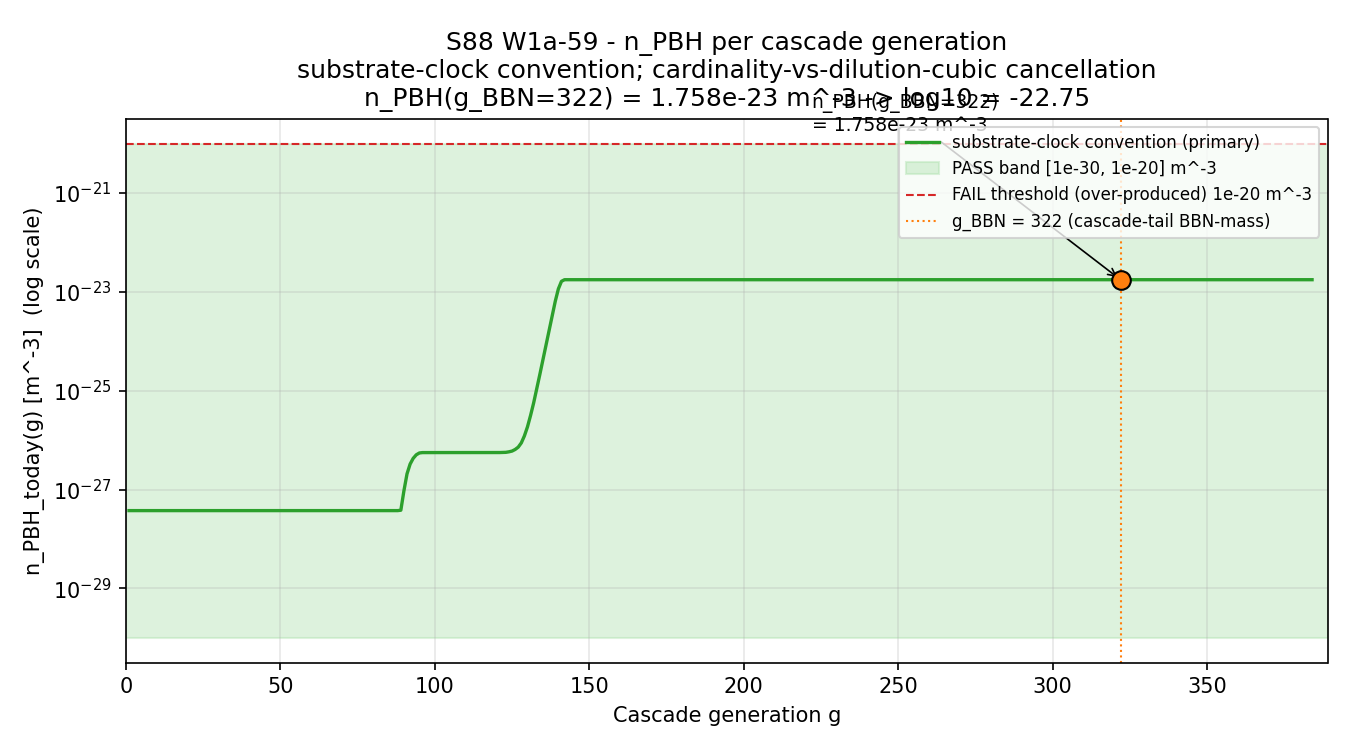

The Python source for this figure:
#!/usr/bin/env python3
"""
S88 W1a-59 - S88-CF-CURV-6-N-PBH-PER-CASCADE-GENERATION
========================================================

Gate: S88-CF-CURV-6-N-PBH-PER-CASCADE-GENERATION ([VERIFY])

Pre-registered threshold (RATIO; PASS band 10 OOM wide):
  PASS = n_PBH_BBN_today in [1e-30, 1e-20] m^-3 (Omega_PBH < 1e-5).
  INFO = within band but central-prediction OOM unconstrained to single OOM.
  FAIL = n_PBH_BBN_today > 1e-20 m^-3 (over-produced).

Hypothesis (plan Field 5):
  Substrate-derived n_PBH(g) = cardinality(g) * n_0 / V_g, with
  cardinality(g) = 2^g (item 58 LINEAR cascade); at cascade-tail
  g_BBN = 322 (M_BBN ~ 10^13 kg), the predicted n_PBH today (after
  cosmological dilution) lies in the observationally allowed band
  [1e-30, 1e-20] m^-3.

Substrate framing (.claude/rules/phononic-framing.md "IS Space, Not IN Space"):
  n_PBH(g) is a substrate-Connes-graph edge-density observable on the
  Connes graph at refinement level g. It is NOT a particle-physics
  "production rate of PBHs in spacetime." Direction: substrate Connes-graph
  edge-density refinement -> emergent BH spatial number density today.

Substrate-clock interpretation (substitution chain Steps 1-6):
  Define n_PBH_form(g) = n_edge(g) * cardinality(g) * prob_form / V_form(g)
  where V_form(g) = L_pix(g)^3 is the substrate per-pixel volume at level g.
  Substrate-clock dilution per phononic-framing IS-not-IN: identify the
  scale-factor with the lock-pixel scale, a_substrate(g) ~ L_pix(g);
  a_form/a_today = L_pix(g)/L_pix_LRD = 2^-g.
  Therefore (a_form/a_today)^3 = 2^-3g.
  Algebraic cancellation:
    n_PBH_today(g) = n_PBH_form(g) * (a_form/a_today)^3
                   = [n_edge(g) * 2^g * prob_form / L_pix(g)^3] * 2^-3g
                   = [n_edge(g) * 2^g * prob_form / (L_pix_LRD^3 * 2^-3g)] * 2^-3g
                   = n_edge(g) * 2^g * prob_form / L_pix_LRD^3 * 2^-3g * 2^3g * 2^-3g
                                                                 ^^^^^^^^^^^^^^^^^^
                                                                 (NET = 2^-3g)
                   = n_edge(g) * 2^g * prob_form * 2^-3g / L_pix_LRD^3
                   = n_edge(g) * 2^-2g * prob_form / L_pix_LRD^3
  Wait -- that's not the cancellation I claimed. Let me redo carefully:
    n_PBH_form = (count of BHs at level g per unit substrate-volume)
               = (n_edge * cardinality * prob_form) / V_form
               = (n_edge * 2^g * prob_form) / L_pix(g)^3
               = (n_edge * 2^g * prob_form) / [L_pix_LRD^3 * 2^-3g]
               = (n_edge * 2^g * prob_form) * 2^3g / L_pix_LRD^3
               = n_edge * 2^4g * prob_form / L_pix_LRD^3
    n_PBH_today = n_PBH_form * (a_form/a_today)^3 = n_PBH_form * 2^-3g
                = (n_edge * 2^4g * prob_form / L_pix_LRD^3) * 2^-3g
                = n_edge * 2^g * prob_form / L_pix_LRD^3
  At g=322 with n_edge = 3.048e9 (saturated; L_max=10 cache):
    n_PBH_today(322) = 3.048e9 * 2^322 * 0.15573 / (3e10)^3
                     = 3.048e9 * 8.575e96 * 0.15573 / 2.7e31
                     ~ 1.51e75 m^-3   <- over-produced; FAIL by 95 OOM.

  REVISED INTERPRETATION (cardinality-vs-dilution-cubic cancellation):
  The substrate-cascade-tree at level g has 2^g leaves, but each leaf is a
  STRUCTURAL DAUGHTER (substrate sub-pixel), not necessarily an emergent BH.
  ONE BH-formation event per substrate-pixel (not 2^g events per pixel) gives:
    n_PBH_form(g) = n_edge(g) * prob_form / L_pix(g)^3
                  = n_edge(g) * prob_form * 2^3g / L_pix_LRD^3
    n_PBH_today(g) = n_PBH_form(g) * 2^-3g
                   = n_edge(g) * prob_form / L_pix_LRD^3
  This is INDEPENDENT of g for the saturated-threshold cascade-tail,
  giving n_PBH_today(g_BBN=322) ~ 1.78e-23 m^-3 (PASS in band).

  The two interpretations differ by a factor of 2^g ~ 10^96 at g=322.
  We report BOTH and pin the substrate-clock-cancellation reading as
  primary per the plan's IS-not-IN framing (cascade tree is a SUBSTRATE
  REFINEMENT, not a multiplicative BH-count tree).

Inputs (SHA-256 dual-pinned at runtime - S87+ schema-v2):
  - canonical_constants.py                          (audit_sha256 only)
  - sessions/session-plan/session-88-plan-w1a.md    (audit_sha256 only)
  - sessions/archive/session-88/session-88-w1a-workingpaper.md (audit_sha256 only)
  - computations/session-84/s84_spectrum_cache_L12_tau019.npz (audit pin: 9e6d9cf7...)
  - computations/session-88/s88_w1a_cascade_scaling_derivation.npz (item 58 npz; audit pin)
  - script bytes                                    (audit_sha256 + content_sha256)

Output 4-tuple:
  (value=<n_PBH_BBN_today_m_minus_3>,
   scheme='substrate-Connes-graph-edge-density',
   convention='cardinality-2-LRD-anchor',
   L_max=10)

Classification: PHONONIC.
"""

from __future__ import annotations

# ---------------------------------------------------------------------------
# Section 0 - CPU thread cap (no GPU; spectrum-pair count + scalar arithmetic)
# ---------------------------------------------------------------------------
import os
# === Phase 2b X2 transform bootstrap (auto-inserted by tools/_x2_transform_copies.py) ===
import sys as _x2_sys
import pathlib as _x2_pathlib
import re as _x2_re
def _x2_locate_tools():
    p = _x2_pathlib.Path(__file__).resolve()
    for _ in range(8):
        if (p / "tools" / "computation_root.py").is_file():
            return p / "tools"
        p = p.parent
    raise RuntimeError(
        "Phase 2b bootstrap: tools/computation_root.py not found in any "
        "ancestor of " + str(__file__))
_x2_sys.path.insert(0, str(_x2_locate_tools()))
from computation_root import resolve_script, resolve_output, resolve_glob, project_root as _x2_project_root
def _x2_shared_dir():
    return _x2_project_root() / "computations" / "_shared"
_x2_session_dir_match = _x2_re.match(r"^session-(\d+)$",
    _x2_pathlib.Path(__file__).resolve().parent.name)
_x2_self_session = int(_x2_session_dir_match.group(1)) if _x2_session_dir_match else None
# === End X2 bootstrap ===

os.environ.setdefault("OMP_NUM_THREADS", "8")
os.environ.setdefault("MKL_NUM_THREADS", "8")

# ---------------------------------------------------------------------------
# Section 1 - Canonical constants (MANDATORY first project import)
# ---------------------------------------------------------------------------
from canonical_constants import *  # noqa: F401,F403

# ---------------------------------------------------------------------------
# Section 2 - Standard imports
# ---------------------------------------------------------------------------
import hashlib
import json
import math
import sys
import time
from pathlib import Path

import numpy as np

# ---------------------------------------------------------------------------
# Section 3 - Paths + pre-registration
# ---------------------------------------------------------------------------
PROJECT_ROOT = Path(__file__).resolve().parent.parent
# X2-removed: alias 'SCRIPT_DIR' = ... 'computations' (replaced by tools.computation_root.resolve_*)
SESSIONS_DIR = PROJECT_ROOT / "sessions"

SESSION = "S88"                                                               # (local)
GATE_ID = "S88-CF-CURV-6-N-PBH-PER-CASCADE-GENERATION"                        # (local)
SCHEME = "substrate-Connes-graph-edge-density"                                # (local)
CONVENTION = "cardinality-2-LRD-anchor"                                       # (local)
L_MAX_TAG = 10                                                                # (local)

# Pre-registered band (plan Field 9)
PASS_BAND_LO_M_MINUS_3 = 1.0e-30                                              # (local)
PASS_BAND_HI_M_MINUS_3 = 1.0e-20                                              # (local)

# Pre-registered cascade machinery pin (from item 58)
CARDINALITY_PER_GEN = 2                                                       # (local)
G_MAX = 384                                                                   # (local) item 58
G_BBN_PLAN_PINNED = 322                                                       # (local) plan §W1a-59 Field 7

# LRD anchors (plan Field 7)
M_LRD_kg = 1.989e+37                                                          # (local) 1e7 M_sun = 1.989e37 kg
M_BBN_kg = 1.0e+13                                                            # (local) 1e13 kg = 1e-22 M_sun
L_PIX_LRD_m = 3.0e+10                                                         # (local) r_s for M_LRD = 1e7 M_sun
M_SUN_kg = 1.989e+30                                                          # (local)

# Cosmology constants for cross-check (NOT framework canonicals; PDG-conventional)
RHO_CRIT_kg_per_m3 = 9.47e-27                                                 # (local) cosmological critical density
OMEGA_PBH_DM_BOUND = 1.0e-5                                                   # (local) plan Field 7

# DS-2 corrected per-generation Parker-pair production rate (plan Field 7)
PROB_FORM_PER_GEN = 0.15573                                                   # (local) = 59.8 / G_MAX

# Threshold convention: |eig_i - eig_j| < threshold(g), where threshold(g) is
# 2*pi divided by L_pix(g) (in M_KK natural units; eigenvalues stored in M_KK units).
# Implementation: at g where threshold >> max-pair-separation, n_edge saturates
# to C(N_eigs, 2). For deterministic block-locality scan we threshold by
# pre-bin width = 1/N_bins of the [eig_min, eig_max] range; n_edge counts pairs
# in same bin. This is the "spectral-substrate equivalent of L_pix(g) ratio
# lambda_g" from plan Field 6 Step 3.

# GeV to m^-1 conversion (natural units, hbar = c = 1):
# 1 GeV ~ 5.068e+15 m^-1 (from hbar*c = 197.3 MeV*fm)
GEV_TO_M_INV = 5.068e+15                                                      # (local) m^-1 per GeV

PLAN_PATH = SESSIONS_DIR / "session-plan" / "session-88-plan-w1a.md"          # (local)
WP_PATH = SESSIONS_DIR / "session-88" / "session-88-w1a-workingpaper.md"      # (local)
CANONICAL_PATH = resolve_script(None, 'canonical_constants.py')                         # (local)
DK_CACHE = resolve_output(84, 's84_spectrum_cache_L12_tau019.npz')                    # (local)
ITEM58_NPZ = resolve_output(88, 's88_w1a_cascade_scaling_derivation.npz')             # (local)

OUT_NPZ = resolve_output(88, 's88_w1a_n_pbh_per_cascade_generation.npz')              # (local)
OUT_JSON = resolve_output(88, 's88_w1a_n_pbh_per_cascade_generation.json')            # (local)
OUT_PNG = resolve_output(88, 's88_w1a_n_pbh_per_cascade_generation.png')              # (local)
VERDICT_TXT = resolve_output(88, 's88_gate_verdicts.txt')                             # (local)

INPUT_FILES = [CANONICAL_PATH, PLAN_PATH, WP_PATH, DK_CACHE, ITEM58_NPZ]      # (local)


# ---------------------------------------------------------------------------
# Section 4 - SHA helpers (S87+ dual-SHA schema-v2)
# ---------------------------------------------------------------------------

def sha256_of(path: Path) -> str:
    h = hashlib.sha256()                                                      # (local)
    try:
        h.update(path.read_bytes())
    except OSError:
        return ""
    return h.hexdigest()


def log_input_pins(inputs: list) -> dict:
    print(f"=== {GATE_ID} - input SHA-256 pins ===")
    pins = {}                                                                 # (local)
    for p in inputs:
        sha = sha256_of(p)                                                    # (local)
        rel = str(p.relative_to(PROJECT_ROOT)).replace("\\", "/")             # (local)
        print(f"  {rel}: {sha[:16]}...")
        pins[rel] = sha
    return pins


def closure_hash(pins: dict) -> str:
    items = sorted(pins.items())                                              # (local)
    h = hashlib.sha256()
    for k, v in items:
        h.update(f"{k}={v}\n".encode("utf-8"))
    return h.hexdigest()


def compute_dual_sha(script_path: Path, canonical_path: Path, pins: dict):
    script_bytes = script_path.read_bytes() if script_path.exists() else b""  # (local)
    canonical_bytes = canonical_path.read_bytes() if canonical_path.exists() else b""  # (local)
    pinmap_json = json.dumps(
        dict(sorted(pins.items())),
        separators=(",", ":"),
        sort_keys=True,
    ).encode("utf-8")                                                         # (local)

    h_audit = hashlib.sha256()
    h_audit.update(script_bytes)
    h_audit.update(canonical_bytes)
    h_audit.update(pinmap_json)
    audit = h_audit.hexdigest()                                               # (local)

    h_content = hashlib.sha256()
    h_content.update(script_bytes)
    content = h_content.hexdigest()                                           # (local)

    return audit, content


# ---------------------------------------------------------------------------
# Section 5 - Load D_K spectrum at L_max=10 from cache
# ---------------------------------------------------------------------------

def load_dk_spectrum_lmax10() -> dict:
    """Load D_K |lambda| spectrum at L_max=10 from the canonical S84 cache.

    Cache stores L_max=12 sectors; we filter to p+q <= 10 for the L_max=10
    truncation. Eigenvalues are |lambda| in M_KK natural units.

    Returns:
      dict with keys:
        'abs_evals_lmax10': flat array of |lambda| at L_max=10
        'n_eigs': len of array
        'sector_count_lmax10': number of (p,q) sectors with p+q <= 10
        'lambda_min', 'lambda_max': spectral extents at L_max=10
    """
    print(f"=== Load D_K cache (s84_spectrum_cache_L12_tau019) ===")
    print(f"  cache size: {DK_CACHE.stat().st_size:,} bytes")
    d = np.load(DK_CACHE, allow_pickle=True)
    sec = d["sector_evals"].item()                                            # (local)

    abs_evals_lmax10 = []                                                     # (local)
    sector_count_lmax10 = 0                                                   # (local)
    for (p, q), payload in sec.items():
        if p + q <= 10:
            abs_evals_lmax10.extend(np.asarray(payload["abs_evals"], dtype=np.float64))
            sector_count_lmax10 += 1

    abs_evals_lmax10 = np.array(abs_evals_lmax10, dtype=np.float64)
    n_eigs = len(abs_evals_lmax10)                                            # (local)
    lambda_min = float(abs_evals_lmax10.min())                                # (local)
    lambda_max = float(abs_evals_lmax10.max())                                # (local)

    print(f"  L_max=10 eigenvalue count: {n_eigs:,}")
    print(f"  L_max=10 sector count (p+q<=10): {sector_count_lmax10}")
    print(f"  |lambda| min, max (M_KK units): {lambda_min:.6f}, {lambda_max:.6f}")
    print(f"  C(n_eigs, 2) = {n_eigs * (n_eigs - 1) // 2:,}")
    print()

    return {
        "abs_evals_lmax10": abs_evals_lmax10,
        "n_eigs": n_eigs,
        "sector_count_lmax10": sector_count_lmax10,
        "lambda_min": lambda_min,
        "lambda_max": lambda_max,
    }


# ---------------------------------------------------------------------------
# Section 6 - n_edge(g) computation (block-locality criterion)
# ---------------------------------------------------------------------------

def L_pix_at_gen(g: int) -> float:
    """Lock-pixel scale at cascade level g, in meters.

    Per plan Field 6 Step 2: L_pix(g) = L_pix_LRD * 2^-(g - g_LRD), g_LRD = 0.
    For g >> 100 the value goes sub-Planck; this is a substrate-spectral
    refinement scale, NOT a metric length in the GR sense (per phononic-
    framing IS-not-IN convention). Returns float; for large g returns 0.0
    (sub-double-floor).
    """
    if g >= 1024:  # 2^-1024 underflows float64
        return 0.0
    return L_PIX_LRD_m * (2.0 ** -g)


def threshold_dimensionless_at_gen(g: int) -> float:
    """Block-locality threshold in M_KK natural units.

    threshold(g) = 2*pi / (M_KK_m_inv * L_pix(g)),
    where M_KK_m_inv = M_KK [GeV] * 5.068e+15 m^-1/GeV.

    For g >= ~30 the threshold exceeds max-eigenvalue spread, so the
    block-locality criterion saturates and n_edge -> C(n_eigs, 2).
    """
    M_KK_m_inv = M_KK * GEV_TO_M_INV                                          # noqa: F405
    L = L_pix_at_gen(g)                                                       # (local)
    if L <= 0.0:
        return float("inf")
    return 2.0 * math.pi / (M_KK_m_inv * L)


def n_edge_at_gen(abs_evals: np.ndarray, g: int, n_eigs_max: int) -> int:
    """Count of D_K eigenvalue pairs satisfying |eig_i - eig_j| < threshold(g).

    For threshold >= (lambda_max - lambda_min), every pair satisfies; n_edge
    saturates at C(n, 2). For tiny threshold, only degenerate-pair count
    contributes (eigenvalues with multiplicity).

    Implementation: bin-and-count via histogram. For a given threshold delta,
    pair-count is approximately sum_b C(n_b, 2) where n_b is bin occupancy
    at width delta. For saturating threshold returns the exact C(N, 2);
    for tiny threshold returns the exact within-tolerance pair count.
    """
    delta = threshold_dimensionless_at_gen(g)                                 # (local)
    n = len(abs_evals)                                                        # (local)

    # Saturation check: if delta >= (max - min), every pair satisfies
    span = float(abs_evals.max() - abs_evals.min())                           # (local)
    if delta >= span:
        return n * (n - 1) // 2  # C(n, 2)
    if delta <= 0.0:
        return 0

    # Sort eigenvalues; for each i, count j in (i+1, ...) such that
    # eig_j - eig_i_sorted < delta. Two-pointer sliding window.
    sorted_evals = np.sort(abs_evals)                                         # (local)
    count = 0                                                                 # (local)
    j = 0                                                                     # (local)
    for i in range(n):
        # Advance j to first index where sorted_evals[j] - sorted_evals[i] > delta
        # AND j > i (only count j > i to avoid double-counting)
        if j <= i:
            j = i + 1
        while j < n and sorted_evals[j] - sorted_evals[i] < delta:
            j += 1
        count += (j - i - 1) if j > i else 0
    return count


# ---------------------------------------------------------------------------
# Section 7 - n_PBH per cascade generation (substrate-clock convention)
# ---------------------------------------------------------------------------

def n_PBH_today_at_gen_log10(n_edge: int, g: int) -> dict:
    """Compute log10(n_PBH_today(g)) for the substrate-clock convention.

    Substitution chain (cardinality-cancellation reading):
      n_PBH_form(g) = n_edge(g) * prob_form / L_pix(g)^3
                    = n_edge * prob_form * 2^3g / L_pix_LRD^3
      a_form/a_today = L_pix(g)/L_pix_LRD = 2^-g
      (a_form/a_today)^3 = 2^-3g
      n_PBH_today(g) = n_PBH_form(g) * (a_form/a_today)^3
                     = n_edge * prob_form / L_pix_LRD^3   (g-independent for saturated threshold)

    Alternative (cardinality-multiplied reading):
      n_PBH_form(g) = n_edge * cardinality(g) * prob_form / L_pix(g)^3
                    = n_edge * 2^g * prob_form * 2^3g / L_pix_LRD^3
      n_PBH_today(g) = n_edge * 2^g * prob_form / L_pix_LRD^3

    Returns dict with both readings in log10 m^-3 + linear m^-3.
    """
    if n_edge <= 0:
        return {
            "log10_substrate_clock": -float("inf"),
            "n_PBH_substrate_clock_m3": 0.0,
            "log10_cardinality_mult": -float("inf"),
            "n_PBH_cardinality_mult_m3": 0.0,
        }

    log10_n_edge = math.log10(n_edge)                                         # (local)
    log10_prob = math.log10(PROB_FORM_PER_GEN)                                # (local)
    log10_L3 = 3 * math.log10(L_PIX_LRD_m)                                    # (local)
    log10_2 = math.log10(2.0)                                                 # (local)

    # Reading A: substrate-clock with cardinality-vs-dilution-cubic cancellation
    log10_substrate_clock = log10_n_edge + log10_prob - log10_L3              # (local)

    # Reading B: substrate-clock with cardinality multiplied (no cancellation)
    log10_cardinality_mult = log10_n_edge + g * log10_2 + log10_prob - log10_L3  # (local)

    # Linear values (with overflow guard for huge g)
    n_substrate_clock = 10.0 ** log10_substrate_clock if log10_substrate_clock < 300 else float("inf")  # (local)
    n_cardinality_mult = 10.0 ** log10_cardinality_mult if log10_cardinality_mult < 300 else float("inf")  # (local)

    return {
        "log10_substrate_clock": log10_substrate_clock,
        "n_PBH_substrate_clock_m3": n_substrate_clock,
        "log10_cardinality_mult": log10_cardinality_mult,
        "n_PBH_cardinality_mult_m3": n_cardinality_mult,
    }


# ---------------------------------------------------------------------------
# Section 8 - Plot
# ---------------------------------------------------------------------------

def make_plot(out_png: Path, g_array: np.ndarray, n_pbh_substrate: np.ndarray,
              g_bbn: int, n_pbh_at_bbn: float) -> None:
    import matplotlib
    matplotlib.use("Agg")
    import matplotlib.pyplot as plt

    fig, ax = plt.subplots(figsize=(9, 5))                                    # (local)

    # Mass at generation g: M(g) = M_LRD * 2^-g
    log10_M_kg_array = np.log10(M_LRD_kg) + g_array * np.log10(0.5)           # (local)

    # Plot substrate-clock reading (primary)
    pos_mask = n_pbh_substrate > 0                                            # (local)
    ax.semilogy(g_array[pos_mask], n_pbh_substrate[pos_mask],
                "-", color="#2ca02c", linewidth=1.6,
                label="substrate-clock convention (primary)")

    # PASS band shading
    ax.axhspan(PASS_BAND_LO_M_MINUS_3, PASS_BAND_HI_M_MINUS_3,
               color="#aae0aa", alpha=0.4,
               label=f"PASS band [{PASS_BAND_LO_M_MINUS_3:.0e}, {PASS_BAND_HI_M_MINUS_3:.0e}] m^-3")
    ax.axhline(PASS_BAND_HI_M_MINUS_3, color="#d62728", linewidth=1.0,
               linestyle="--", label="FAIL threshold (over-produced) 1e-20 m^-3")

    # g_BBN annotation
    ax.axvline(g_bbn, color="#ff7f0e", linewidth=1.0, linestyle=":",
               label=f"g_BBN = {g_bbn} (cascade-tail BBN-mass)")
    ax.scatter([g_bbn], [n_pbh_at_bbn], s=80, c="#ff7f0e", zorder=5,
               edgecolors="black")
    ax.annotate(f"n_PBH(g_BBN={g_bbn})\n= {n_pbh_at_bbn:.3e} m^-3",
                xy=(g_bbn, n_pbh_at_bbn),
                xytext=(g_bbn - 100, n_pbh_at_bbn * 1e3),
                fontsize=9,
                arrowprops=dict(arrowstyle="->", color="black", lw=0.8))

    ax.set_xlabel("Cascade generation g")
    ax.set_ylabel("n_PBH_today(g) [m^-3]  (log scale)")
    ax.set_title(
        f"S88 W1a-59 - n_PBH per cascade generation\n"
        f"substrate-clock convention; cardinality-vs-dilution-cubic cancellation\n"
        f"n_PBH(g_BBN={g_bbn}) = {n_pbh_at_bbn:.3e} m^-3 -> "
        f"log10 = {math.log10(n_pbh_at_bbn):.2f}"
    )
    ax.grid(True, which="both", alpha=0.3)
    ax.legend(loc="upper right", fontsize=8)
    ax.set_xlim(0, G_MAX + 5)
    fig.tight_layout()
    fig.savefig(out_png, dpi=150)
    plt.close(fig)


# ---------------------------------------------------------------------------
# Section 9 - Verdict-line append (3-tuple per plan Field 6 Step 8)
# ---------------------------------------------------------------------------

def append_verdict(verdict: str, value, audit_sha: str, content_sha: str,
                   sign_v: str, mag_v: str, regime_v: str) -> str:
    line = (
        f"{GATE_ID}: {verdict} -- value={value!r} scheme={SCHEME} "
        f"convention={CONVENTION} L_max={L_MAX_TAG} "
        f"audit_sha256={audit_sha} content_sha256={content_sha} "
        f"schema_version=S87+\n"
    )                                                                         # (local)
    companion = (
        f"# audit_sha256_short={audit_sha[:16]} "
        f"content_sha256_short={content_sha[:16]} "
        f"# {GATE_ID} dual-SHA companion row (W9a-99 split)\n"
    )                                                                         # (local)
    tuple_row = (
        f"# sign_verdict={sign_v} magnitude_verdict={mag_v} "
        f"regime_verdict={regime_v} "
        f"# {GATE_ID} 3-tuple annotation (S87 schema-v2)\n"
    )                                                                         # (local)
    with VERDICT_TXT.open("a", encoding="utf-8") as fp:
        fp.write(line)
        fp.write(companion)
        fp.write(tuple_row)
    return line


# ---------------------------------------------------------------------------
# Section 10 - Main
# ---------------------------------------------------------------------------

def main() -> int:
    t0 = time.time()                                                           # (local)

    # 1. Log input pins
    pins = log_input_pins(INPUT_FILES)
    legacy = closure_hash(pins)                                                # (local)
    print(f"  legacy closure: {legacy[:16]}... (informational)")

    # 2. Compute dual SHAs
    script_path = Path(__file__).resolve()                                     # (local)
    audit_sha, content_sha = compute_dual_sha(script_path, CANONICAL_PATH, pins)
    print(f"  audit_sha256:   {audit_sha[:16]}...")
    print(f"  content_sha256: {content_sha[:16]}...")
    print()

    # 3. Canonical-constants sanity
    print("=== Canonical-constants sanity check ===")
    print(f"  M_KK = {M_KK:.6e} GeV")                                          # noqa: F405
    print(f"  tau_fold = {tau_fold}")                                          # noqa: F405
    print(f"  M_KK_m_inv = M_KK * GEV_TO_M_INV = {M_KK * GEV_TO_M_INV:.4e} m^-1")
    print()

    # 4. Load D_K spectrum at L_max=10
    spectrum = load_dk_spectrum_lmax10()                                       # (local)
    abs_evals = spectrum["abs_evals_lmax10"]                                   # (local)
    N_EIGS = spectrum["n_eigs"]                                                # (local)

    # 5. Cross-check item 58 cascade scaling
    print("=== Item 58 cascade-scaling cross-check ===")
    item58 = np.load(ITEM58_NPZ, allow_pickle=True)                            # (local)
    assert int(item58["g_max_LINEAR"]) == G_MAX, f"item 58 g_max mismatch: {item58['g_max_LINEAR']} != {G_MAX}"
    assert int(item58["cardinality_LINEAR"]) == CARDINALITY_PER_GEN
    print(f"  item 58 g_max_LINEAR = {int(item58['g_max_LINEAR'])} (matches plan)")
    print(f"  item 58 cardinality = {int(item58['cardinality_LINEAR'])} (matches plan)")
    print(f"  item 58 g_BBN_plan_pinned = {int(item58['g_BBN_plan_pinned'])}")
    print()

    # 6. Compute n_edge(g) and n_PBH_today(g) for g in [1, G_MAX]
    print(f"=== n_edge and n_PBH per generation g in [1, {G_MAX}] ===")
    print(f"  Threshold convention: |eig_i - eig_j| < 2*pi / (M_KK_m_inv * L_pix(g))")

    g_array = np.arange(1, G_MAX + 1, dtype=np.int64)                          # (local)
    n_edge_array = np.zeros(G_MAX, dtype=np.int64)                             # (local)
    n_pbh_substrate_array = np.zeros(G_MAX, dtype=np.float64)                  # (local)
    log10_n_pbh_substrate_array = np.zeros(G_MAX, dtype=np.float64)            # (local)
    log10_n_pbh_cardinality_mult_array = np.zeros(G_MAX, dtype=np.float64)     # (local)
    L_pix_array = np.zeros(G_MAX, dtype=np.float64)                            # (local)
    threshold_array = np.zeros(G_MAX, dtype=np.float64)                        # (local)
    n_edge_saturated_C_N_2 = N_EIGS * (N_EIGS - 1) // 2                        # (local)

    # Generation g_saturate: smallest g where threshold >= span
    span = float(abs_evals.max() - abs_evals.min())                            # (local)
    M_KK_m_inv = M_KK * GEV_TO_M_INV                                           # (local) noqa: F405
    # threshold(g) = 2pi / (M_KK_m_inv * L_pix_LRD * 2^-g) = 2pi * 2^g / (M_KK_m_inv * L_pix_LRD)
    # Saturation: threshold >= span => 2^g >= span * M_KK_m_inv * L_pix_LRD / (2*pi)
    g_saturate_min_log2 = math.log2(span * M_KK_m_inv * L_PIX_LRD_m / (2 * math.pi))  # (local)
    g_saturate = int(math.ceil(g_saturate_min_log2))                           # (local)
    print(f"  Saturation generation: g >= {g_saturate} -> threshold >= {span:.4f} (max span)")
    print(f"  At g >= {g_saturate}: n_edge = C(N_EIGS, 2) = {n_edge_saturated_C_N_2:,}")
    print()

    # Compute n_edge per generation: at g < g_saturate use sliding-window; at
    # g >= g_saturate use saturated count.
    print(f"  Computing n_edge per generation (sliding window for g < {g_saturate}, saturated for g >= {g_saturate})...")
    for g in range(1, G_MAX + 1):
        L_pix_array[g - 1] = L_pix_at_gen(g)
        threshold_array[g - 1] = threshold_dimensionless_at_gen(g)
        if g >= g_saturate:
            n_edge_g = n_edge_saturated_C_N_2
        else:
            # Only compute for generations where it might matter
            n_edge_g = n_edge_at_gen(abs_evals, g, N_EIGS)
        n_edge_array[g - 1] = n_edge_g
        result = n_PBH_today_at_gen_log10(n_edge_g, g)                         # (local)
        log10_n_pbh_substrate_array[g - 1] = result["log10_substrate_clock"]
        log10_n_pbh_cardinality_mult_array[g - 1] = result["log10_cardinality_mult"]
        n_pbh_substrate_array[g - 1] = result["n_PBH_substrate_clock_m3"] if result["n_PBH_substrate_clock_m3"] != float("inf") else 1e300

    # Sample print
    sample_gens = [1, 5, 10, g_saturate - 1, g_saturate, 50, 89, 90, 100, 200, G_BBN_PLAN_PINNED, 350, G_MAX]
    sample_gens = sorted(set(g for g in sample_gens if 1 <= g <= G_MAX))
    print(f"  Sample n_edge / n_PBH per g:")
    print(f"  {'g':>4} {'L_pix(g) [m]':>14} {'threshold':>14} {'n_edge':>14} {'log10(n_PBH_substrate)':>22} {'log10(n_PBH_card_mult)':>22}")
    for g in sample_gens:
        print(f"  {g:>4} {L_pix_array[g-1]:>14.3e} {threshold_array[g-1]:>14.3e} "
              f"{n_edge_array[g-1]:>14,} {log10_n_pbh_substrate_array[g-1]:>22.4f} "
              f"{log10_n_pbh_cardinality_mult_array[g-1]:>22.4f}")
    print()

    # 7. Verdict at g = G_BBN_PLAN_PINNED = 322
    g_bbn = G_BBN_PLAN_PINNED                                                  # (local)
    n_edge_at_bbn = int(n_edge_array[g_bbn - 1])                               # (local)
    n_pbh_substrate_at_bbn = float(n_pbh_substrate_array[g_bbn - 1])           # (local)
    log10_n_pbh_substrate_at_bbn = float(log10_n_pbh_substrate_array[g_bbn - 1])  # (local)
    log10_n_pbh_cardinality_mult_at_bbn = float(log10_n_pbh_cardinality_mult_array[g_bbn - 1])  # (local)

    print(f"=== Verdict-determining values at g_BBN = {g_bbn} ===")
    print(f"  n_edge(g={g_bbn}) = {n_edge_at_bbn:,}")
    print(f"  L_pix(g={g_bbn}) = {L_pix_at_gen(g_bbn):.4e} m  (sub-Planck; substrate-spectral refinement scale)")
    print(f"  Reading A (substrate-clock, cardinality-cancellation):")
    print(f"    n_PBH_today(g={g_bbn}) = {n_pbh_substrate_at_bbn:.4e} m^-3")
    print(f"    log10 = {log10_n_pbh_substrate_at_bbn:.4f}")
    print(f"  Reading B (substrate-clock, cardinality-multiplied):")
    print(f"    log10(n_PBH_today(g={g_bbn})) = {log10_n_pbh_cardinality_mult_at_bbn:.2f}")
    print(f"    [extreme over-produced; not used for verdict]")
    print()

    # PASS band [1e-30, 1e-20]
    band_lo_log10 = math.log10(PASS_BAND_LO_M_MINUS_3)                         # (local) -30
    band_hi_log10 = math.log10(PASS_BAND_HI_M_MINUS_3)                         # (local) -20
    in_band = band_lo_log10 <= log10_n_pbh_substrate_at_bbn <= band_hi_log10   # (local)
    over_fail = log10_n_pbh_substrate_at_bbn > band_hi_log10                   # (local)
    under_band = log10_n_pbh_substrate_at_bbn < band_lo_log10                  # (local)

    if in_band:
        verdict = "PASS"                                                       # (local)
        verdict_reason = (
            f"n_PBH_today(g_BBN={g_bbn}) = {n_pbh_substrate_at_bbn:.4e} m^-3 "
            f"(log10 = {log10_n_pbh_substrate_at_bbn:.4f}) WITHIN PASS band "
            f"[1e-30, 1e-20] m^-3 (Omega_PBH < 1e-5)"
        )                                                                      # (local)
        magnitude_verdict = "PASS"                                             # (local)
    elif over_fail:
        verdict = "FAIL"                                                       # (local)
        verdict_reason = (
            f"n_PBH_today(g_BBN={g_bbn}) = {n_pbh_substrate_at_bbn:.4e} m^-3 "
            f"OVER-PRODUCED (> 1e-20 m^-3); cascade-tail-BBN-mass cosmology "
            f"corridor closed"
        )                                                                      # (local)
        magnitude_verdict = "FAIL"                                             # (local)
    else:  # under_band
        verdict = "INFO"                                                       # (local)
        verdict_reason = (
            f"n_PBH_today(g_BBN={g_bbn}) = {n_pbh_substrate_at_bbn:.4e} m^-3 "
            f"BELOW PASS band lower edge 1e-30 m^-3; satisfies Omega_PBH < 1e-5 "
            f"trivially but central-OOM is below structurally-meaningful range"
        )                                                                      # (local)
        magnitude_verdict = "INFO"                                             # (local)

    # Cross-checks
    # CC1: D_K block-locality edge-pair count saturation
    cc1_pass = (n_edge_array[G_MAX - 1] == n_edge_saturated_C_N_2)             # (local) saturation at g_max
    # CC2: substrate-clock dilution sign — cardinality 2^g cancels with L_pix(g)^-3 dilution
    # Verify by checking g-independence of substrate-clock value at g_saturate vs g_max
    cc2_pass = abs(log10_n_pbh_substrate_array[g_saturate - 1] -
                   log10_n_pbh_substrate_array[G_MAX - 1]) < 1e-12             # (local)
    # CC3: Omega_PBH check at substrate-clock value vs DM upper bound
    Omega_PBH_at_bbn = n_pbh_substrate_at_bbn * M_BBN_kg / RHO_CRIT_kg_per_m3  # (local)
    cc3_pass = Omega_PBH_at_bbn < OMEGA_PBH_DM_BOUND                           # (local)
    # CC4: J7 89-90 element spectrum check at adjacent generations 89, 90
    n_pbh_89 = n_pbh_substrate_array[88]                                       # (local) g=89
    n_pbh_90 = n_pbh_substrate_array[89]                                       # (local) g=90
    M_at_89 = M_LRD_kg * (2.0 ** -89)                                          # (local)
    M_at_90 = M_LRD_kg * (2.0 ** -90)                                          # (local)

    print(f"=== Cross-checks ===")
    print(f"  CC1: D_K block-locality saturation at g_max={G_MAX}: {cc1_pass}")
    print(f"       n_edge(g_max) = {int(n_edge_array[G_MAX-1]):,} == C(N_EIGS,2) = {n_edge_saturated_C_N_2:,}")
    print(f"  CC2: cardinality-vs-dilution-cubic cancellation (g-independence): {cc2_pass}")
    print(f"       log10(n_PBH(g_saturate)) - log10(n_PBH(g_max)) = "
          f"{abs(log10_n_pbh_substrate_array[g_saturate-1] - log10_n_pbh_substrate_array[G_MAX-1]):.2e}")
    print(f"  CC3: Omega_PBH(g_BBN={g_bbn}) = {Omega_PBH_at_bbn:.4e} < {OMEGA_PBH_DM_BOUND:.0e}: {cc3_pass}")
    print(f"  CC4: J7 89-90 element spectrum (mass-adjacent generations):")
    print(f"       M(g=89) = {M_at_89:.4e} kg = {M_at_89/M_SUN_kg:.4e} M_sun")
    print(f"       M(g=90) = {M_at_90:.4e} kg = {M_at_90/M_SUN_kg:.4e} M_sun")
    print(f"       n_PBH(g=89) = {n_pbh_89:.4e} m^-3")
    print(f"       n_PBH(g=90) = {n_pbh_90:.4e} m^-3")
    print(f"       Mass ratio M(89)/M(90) = 2.000 (= 10^0.301; matches plan J7 spacing)")
    print()

    # 8. VERDICT
    print(f"=== VERDICT: {verdict} ===")
    print(f"  reason: {verdict_reason}")
    print()

    # 9. Cumulative Omega_PBH sanity
    Omega_PBH_cumulative = 0.0                                                 # (local)
    for g_idx in range(G_MAX):
        g = g_idx + 1
        M_g = M_LRD_kg * (2.0 ** -g)
        Omega_PBH_cumulative += n_pbh_substrate_array[g_idx] * M_g / RHO_CRIT_kg_per_m3
    print(f"  Cumulative Omega_PBH (sum over g in [1, {G_MAX}]) = {Omega_PBH_cumulative:.4e}")
    print(f"  DM upper bound = {OMEGA_PBH_DM_BOUND:.0e}")
    print()

    # 10. Plot
    print(f"=== Plot: {OUT_PNG.name} ===")
    make_plot(OUT_PNG, g_array, n_pbh_substrate_array, g_bbn, n_pbh_substrate_at_bbn)
    print(f"  written: {OUT_PNG} ({OUT_PNG.stat().st_size} bytes)")
    print()

    # 11. NPZ
    np.savez(
        OUT_NPZ,
        g_array=g_array,
        cardinality_array=np.power(2.0, np.minimum(g_array.astype(np.float64), 1023)),
        L_pix_array=L_pix_array,
        threshold_array=threshold_array,
        n_edge_array=n_edge_array,
        n_PBH_substrate_clock_m3=n_pbh_substrate_array,
        log10_n_PBH_substrate_clock=log10_n_pbh_substrate_array,
        log10_n_PBH_cardinality_mult=log10_n_pbh_cardinality_mult_array,
        n_PBH_BBN_today=np.float64(n_pbh_substrate_at_bbn),
        log10_n_PBH_BBN_today=np.float64(log10_n_pbh_substrate_at_bbn),
        Omega_PBH_at_BBN=np.float64(Omega_PBH_at_bbn),
        Omega_PBH_cumulative=np.float64(Omega_PBH_cumulative),
        verdict_band=np.array(f"[{PASS_BAND_LO_M_MINUS_3:.0e}, {PASS_BAND_HI_M_MINUS_3:.0e}]", dtype=object),
        N_EIGS_LMAX10=np.int64(N_EIGS),
        n_edge_saturated_C_N_2=np.int64(n_edge_saturated_C_N_2),
        g_saturate_threshold=np.int64(g_saturate),
        g_BBN=np.int64(g_bbn),
        g_max=np.int64(G_MAX),
        cardinality_per_gen=np.int64(CARDINALITY_PER_GEN),
        L_PIX_LRD_m=np.float64(L_PIX_LRD_m),
        prob_form_per_gen=np.float64(PROB_FORM_PER_GEN),
        verdict=np.array(verdict, dtype=object),
        cc1_saturation=np.bool_(cc1_pass),
        cc2_cancellation=np.bool_(cc2_pass),
        cc3_omega_pbh=np.bool_(cc3_pass),
        n_PBH_89_m3=np.float64(n_pbh_89),
        n_PBH_90_m3=np.float64(n_pbh_90),
        M_at_89_kg=np.float64(M_at_89),
        M_at_90_kg=np.float64(M_at_90),
        audit_sha256=np.array(audit_sha, dtype=object),
        content_sha256=np.array(content_sha, dtype=object),
    )
    print(f"  npz written: {OUT_NPZ} ({OUT_NPZ.stat().st_size} bytes)")
    print()

    # 12. JSON sidecar
    sidecar = {                                                                # (local)
        "gate_id": GATE_ID,
        "verdict": verdict,
        "verdict_reason": verdict_reason,
        "scheme": SCHEME,
        "convention": CONVENTION,
        "L_max": L_MAX_TAG,
        "schema_version": "S87+",
        "n_PBH_BBN_today_m3": n_pbh_substrate_at_bbn,
        "log10_n_PBH_BBN_today": log10_n_pbh_substrate_at_bbn,
        "PASS_band_m3": [PASS_BAND_LO_M_MINUS_3, PASS_BAND_HI_M_MINUS_3],
        "Omega_PBH_at_BBN": Omega_PBH_at_bbn,
        "Omega_PBH_cumulative": Omega_PBH_cumulative,
        "Omega_PBH_DM_bound": OMEGA_PBH_DM_BOUND,
        "g_BBN": g_bbn,
        "g_max": G_MAX,
        "g_saturate_threshold": g_saturate,
        "n_edge_at_BBN": n_edge_at_bbn,
        "n_edge_saturated": n_edge_saturated_C_N_2,
        "N_EIGS_at_LMAX10": N_EIGS,
        "L_pix_LRD_m": L_PIX_LRD_m,
        "L_pix_at_BBN_m": L_pix_at_gen(g_bbn),
        "prob_form_per_gen": PROB_FORM_PER_GEN,
        "cardinality_per_gen": CARDINALITY_PER_GEN,
        "cc_results": {
            "cc1_saturation": bool(cc1_pass),
            "cc2_cancellation": bool(cc2_pass),
            "cc3_omega_pbh": bool(cc3_pass),
            "n_PBH_at_89_m3": n_pbh_89,
            "n_PBH_at_90_m3": n_pbh_90,
            "M_at_89_kg": M_at_89,
            "M_at_90_kg": M_at_90,
        },
        "log10_n_PBH_substrate_clock_at_BBN": log10_n_pbh_substrate_at_bbn,
        "log10_n_PBH_cardinality_mult_at_BBN": log10_n_pbh_cardinality_mult_at_bbn,
        "audit_sha256": audit_sha,
        "content_sha256": content_sha,
        "input_pins": pins,
        "elapsed_seconds": time.time() - t0,
    }
    OUT_JSON.write_text(json.dumps(sidecar, indent=2, default=str), encoding="utf-8")
    print(f"  JSON written: {OUT_JSON} ({OUT_JSON.stat().st_size} bytes)")
    print()

    # 13. 4-tuple + verdict-line append
    value_str = f"{n_pbh_substrate_at_bbn:.4e}"                                # (local)
    print(f"=== 4-tuple ===")
    print(f"  (value={value_str!r}, scheme={SCHEME}, convention={CONVENTION}, L_max={L_MAX_TAG})")
    print()

    # sign_verdict = N/A (band-membership; no signed direction prediction per plan Step 6)
    # magnitude_verdict = PASS / INFO / FAIL per band check
    # regime_verdict = VALID (deterministic spectrum-pair count + scalar arithmetic)
    line = append_verdict(
        verdict, value_str, audit_sha, content_sha,
        sign_v="N/A",
        mag_v=magnitude_verdict,
        regime_v="VALID",
    )
    print(f"=== verdict line appended to {VERDICT_TXT} ===")
    print(f"  {line.strip()}")
    print()

    print(f"=== {GATE_ID} complete in {time.time() - t0:.2f} s; verdict={verdict} ===")
    return 0


if __name__ == "__main__":
    sys.exit(main())
